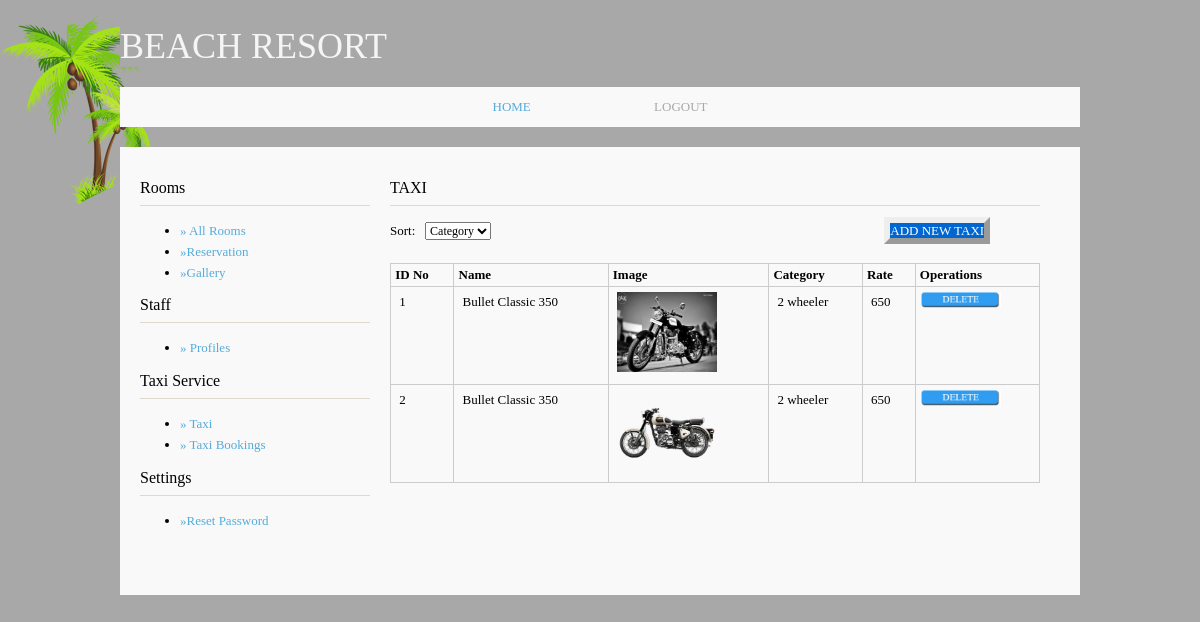
Screenshot of /admin/view_alltaxi.php (signed in) with the database file from the repository.
### tables this page shows
CREATE TABLE `taxi` (
  `id` int(10) NOT NULL,
  `name` varchar(50) NOT NULL,
  `category` varchar(100) NOT NULL,
  `image` varchar(200) NOT NULL,
  `rate` int(10) NOT NULL,
  `status` int(2) NOT NULL
);

### db.php (called while the page is built)
<?php
class db
{
	public function getcon()
	{
		$con=mysqli_connect("localhost","root","","resort");
		return $con;
	}
	public function exe($sql)
	{
		$res=mysqli_query($this->getcon(),$sql);
		return $res;
	}
}
?>

### admin/view_alltaxi.php (the view, shortened to what this page needs)
<?php
include("../db.php");
$obj=new db();
if(isset($_SESSION["un"]))
{
?>
<?php include('header.php')?>
<div class="wrapper row3">
  <div class="rnd">
    <div id="container" class="clear">
      <div id="homepage" class="clear">
        <?php include('leftmenusmall.php')?>
        <div id="viewstaff">
          <h2>TAXI</h2>
          <label>Sort:&nbsp;&nbsp;</label>
             <select id="sort" name="sort" onchange="javascript:changeSID();">
              <option selected value="0">Category  </option>
                </select>
                <a href="taxi.php" style="margin-left:30em;
                color:#FFFFFF;
                background:#0266D0;
                border-style:outset;
                border-width:6px;">ADD NEW TAXI</a>
                <?php
if ($_REQUEST['id'] == "")
{
	?><br /><br />
          <table border="1" align="center" >
  <tr>
    <th>&nbsp;ID No &nbsp; </th>
    <th>&nbsp;Name &nbsp; </th>
    <th>&nbsp;Image &nbsp; </th>
    <th>&nbsp;Category &nbsp; </th>
    <th>&nbsp;Rate &nbsp; </th>
    <th>&nbsp;Operations &nbsp; </th>
  </tr><?php
 $sql="select * from taxi where status='1'";
$res=$obj->exe($sql);
while($r=mysqli_fetch_array($res)){
	?><tr>
    <td>&nbsp;<?php echo $r[0];?>&nbsp;</td>
    <td>&nbsp;<?php echo $r[1];?>&nbsp;</td>
    <td>&nbsp;<img src="../uploads/<?php echo $r[3]; ?>" width="100" height="80" />&nbsp;</td>
    <td>&nbsp;<?php echo $r[2];?>&nbsp;</td>
    <td>&nbsp;<?php echo $r[4];?>&nbsp;</td>
<td><a href="delete_taxi.php?idno=<?php echo $r[0];?>">
    <img src="../uploads/delete_button.jpg" width="80"/></a></td>
    </tr>
    <?php  }
  ?>
  </table>
<?php
}
  ?>
  </table></div>
      </div>
    </div>
  </div>
</div>
</body>
</html>
    <?php
}
?>

### admin/layout/styles/layout.css (style rules this page uses)
html { overflow-y:scroll; }
body { margin:0; padding:0; font-size:13px; font-family:Georgia, "Times New Roman", Times, serif; color:#979797; background-image:url(../../../images/back.jpg); }
.clear:after { content:"."; display:block; height:0; clear:both; visibility:hidden; line-height:0; }
.clear { display:inline-block; }
html[xmlns] .clear { display:block; }
a { outline:none; text-decoration:none; color:#0889D0; background-color:#F9F9F9; }
img { margin:0; padding:0; border:none; }
div.wrapper { position:relative; margin:0 auto 20px; width:960px; text-align:left; }
div.wrapper h1, div.wrapper h2, div.wrapper h3, div.wrapper h4, div.wrapper h5, div.wrapper h6 { margin:0 0 15px 0; padding:0; font-size:16px; font-weight:normal; font-style:normal; line-height:normal; }
.row2, .row3, .row4 { color:#000000; background-color:#F9F9F9; }
#header, #container, #footer { display:block; width:960px; }
.rnd { display:block; width:960px; padding:12px 0 0 0; background:url("images/round_top.gif") top left no-repeat; }
#container { width:920px; padding:20px; line-height:1.6em; background:url("images/round_bot.gif") bottom left no-repeat; }
#container a { color:#55ABDA; background-color:#F9F9F9; }
#container h1, #container h2, #container h3, #container h4, #container h5, #container h6 { padding-bottom:8px; border-bottom:1px solid #DEDACB; }

### admin/layout/styles/forms.css (style rules this page uses)
input, textarea, select { font-size:12px; font-family:inherit; }

### admin/layout/styles/tables.css (style rules this page uses)
table { width:100%; border-collapse:collapse; table-layout:auto; vertical-align:top; margin-bottom:15px; border:1px solid #CCCCCC; }
table tbody td { vertical-align:top; border-collapse:collapse; border-left:1px solid #CCCCCC; border-right:1px solid #CCCCCC; }
table thead th, table tbody td { padding:5px; border-collapse:collapse; }

### admin/layout/styles/homepage.css (style rules this page uses)
#homepage { position:relative; margin:0 auto 30px; display:block; width:100%; }
#homepage #viewstaff { display:block; float:left; width:650px; margin:0 0 0 20px; }

### rows the page displays
taxi: id "1", name "Bullet Classic 350", image (picture), category "2 wheeler", rate "650"
taxi: id "2", name "Bullet Classic 350", image (picture), category "2 wheeler", rate "650"
